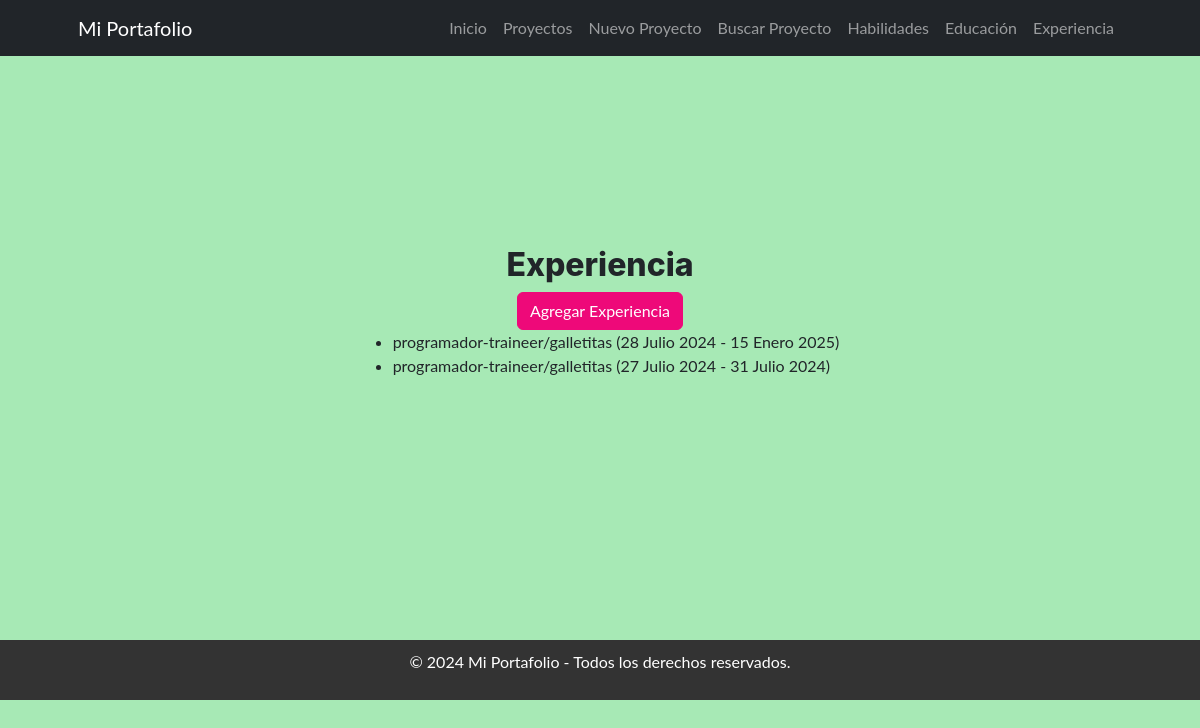
The page /experiencia/ on the database its author committed.
### app_1/models.py (models this page shows, shortened)
class Experiencia(models.Model):
    empresa = models.CharField(max_length=200)
    puesto = models.CharField(max_length=200)
    fecha_inicio = models.DateField()
    fecha_fin = models.DateField(null=True, blank=True)
    descripcion = models.TextField()

### app_1/views.py (the view)
# urls.py: path('experiencia/', views.listar_experiencia, name='listar_experiencia'),
def listar_experiencia(request):
    experiencias = Experiencia.objects.all()
    return render(request, 'app_1/listar_experiencia.html', {'experiencias': experiencias})

### app_1/templates/app_1/listar_experiencia.html (shortened to what this page needs)
{% extends 'app_1/base.html' %}
{% block content %}
<h2>Experiencia</h2>
<a href="{% url 'nueva_experiencia' %}" class="btn btn-primary">Agregar Experiencia</a>
<ul>
    {% for experiencia in experiencias %}
    <li>{{ experiencia.puesto }}/{{ experiencia.empresa }} ({{ experiencia.fecha_inicio }} - {{experiencia.fecha_fin}})
    </li>
    {% endfor %}
</ul>
{% endblock %}

### app_1/templates/app_1/base.html (style rules this page uses)
body { background-color: #a7e9b5; }
html, body { height: 100%; margin: 0; }

### rows shown on the page
Experiencia: puesto "programador-traineer", empresa "galletitas", fecha_inicio "28 Julio 2024", fecha_fin "15 Enero 2025"
Experiencia: puesto "programador-traineer", empresa "galletitas", fecha_inicio "27 Julio 2024", fecha_fin "31 Julio 2024"
